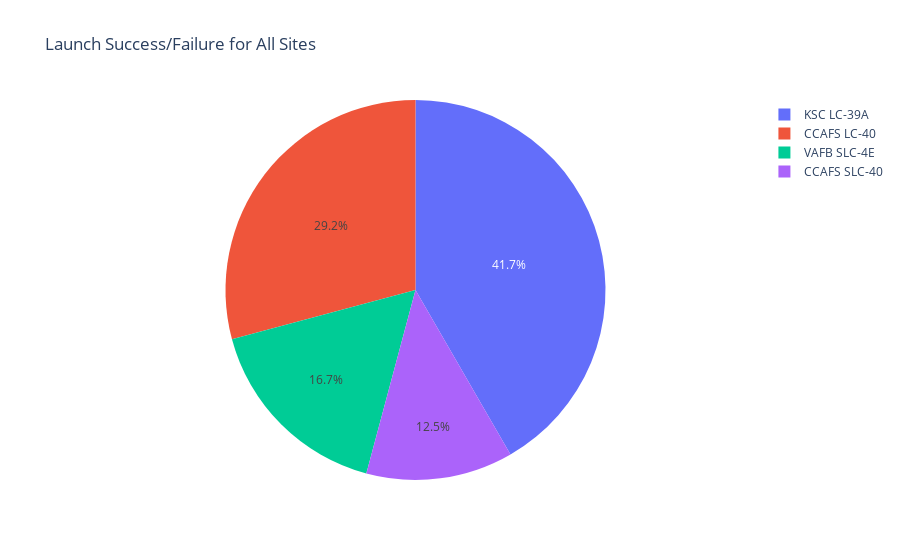

Here is the notebook cell this chart was saved with:
### Code cell
title = "Launch Success/Failure for All Sites"
px.pie(data, values='count', title=title, names='Launch Site')

### Figure 1 — Plotly figure (JSON) as saved in the notebook; plotly's stock layout.template omitted (floating-point values rounded to 4 significant figures)
{"data": [{"domain": {"x": [0, 1], "y": [0, 1]}, "hovertemplate": "Launch Site=%{label}<br>count=%{value}<extra></extra>", "labels": ["CCAFS LC-40", "CCAFS SLC-40", "KSC LC-39A", "VAFB SLC-4E"], "legendgroup": "", "name": "", "showlegend": true, "type": "pie", "values": [7, 3, 10, 4]}], "layout": {"autosize": true, "legend": {"tracegroupgap": 0}, "title": {"text": "Launch Success/Failure for All Sites"}}}
